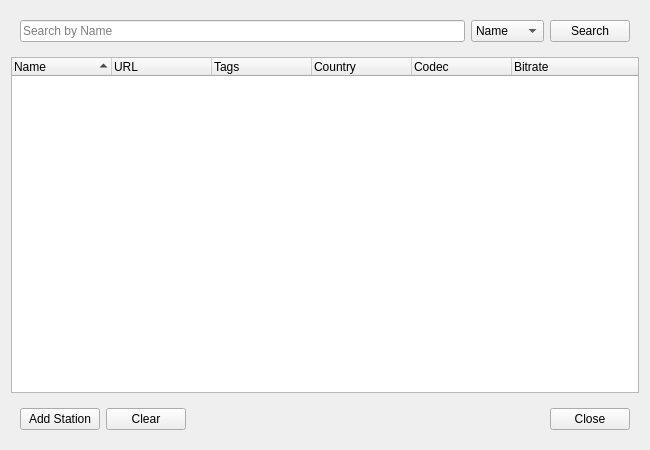
<?xml version="1.0" encoding="UTF-8"?>
<ui version="4.0">
 <class>Form</class>
 <widget class="QWidget" name="Form">
  <property name="geometry">
   <rect>
    <x>0</x>
    <y>0</y>
    <width>650</width>
    <height>450</height>
   </rect>
  </property>
  <property name="sizePolicy">
   <sizepolicy hsizetype="MinimumExpanding" vsizetype="MinimumExpanding">
    <horstretch>0</horstretch>
    <verstretch>0</verstretch>
   </sizepolicy>
  </property>
  <property name="minimumSize">
   <size>
    <width>650</width>
    <height>450</height>
   </size>
  </property>
  <property name="maximumSize">
   <size>
    <width>650</width>
    <height>450</height>
   </size>
  </property>
  <property name="mouseTracking">
   <bool>true</bool>
  </property>
  <property name="windowTitle">
   <string>Form</string>
  </property>
  <layout class="QVBoxLayout" name="verticalLayout">
   <item>
    <widget class="QWidget" name="widget" native="true">
     <layout class="QHBoxLayout" name="horizontalLayout_2">
      <item>
       <widget class="QLineEdit" name="txtSearch">
        <property name="placeholderText">
         <string>Search by Name</string>
        </property>
       </widget>
      </item>
      <item>
       <widget class="QComboBox" name="comboSearchOption">
        <item>
         <property name="text">
          <string>Name</string>
         </property>
        </item>
        <item>
         <property name="text">
          <string>Tag</string>
         </property>
        </item>
        <item>
         <property name="text">
          <string>Country</string>
         </property>
        </item>
       </widget>
      </item>
      <item>
       <widget class="QPushButton" name="btnSearch">
        <property name="text">
         <string>Search</string>
        </property>
       </widget>
      </item>
     </layout>
    </widget>
   </item>
   <item>
    <widget class="QTreeWidget" name="treeStationSearchResult">
     <property name="sizePolicy">
      <sizepolicy hsizetype="Expanding" vsizetype="Expanding">
       <horstretch>100</horstretch>
       <verstretch>100</verstretch>
      </sizepolicy>
     </property>
     <property name="frameShadow">
      <enum>QFrame::Plain</enum>
     </property>
     <property name="sortingEnabled">
      <bool>true</bool>
     </property>
     <column>
      <property name="text">
       <string>Name</string>
      </property>
     </column>
     <column>
      <property name="text">
       <string>URL</string>
      </property>
     </column>
     <column>
      <property name="text">
       <string>Tags</string>
      </property>
     </column>
     <column>
      <property name="text">
       <string>Country</string>
      </property>
     </column>
     <column>
      <property name="text">
       <string>Codec</string>
      </property>
     </column>
     <column>
      <property name="text">
       <string>Bitrate</string>
      </property>
     </column>
    </widget>
   </item>
   <item>
    <widget class="QWidget" name="widget_2" native="true">
     <layout class="QHBoxLayout" name="horizontalLayout_3">
      <item>
       <widget class="QPushButton" name="btnAddStation">
        <property name="text">
         <string>Add Station</string>
        </property>
       </widget>
      </item>
      <item>
       <widget class="QPushButton" name="btnClearSearch">
        <property name="text">
         <string>Clear</string>
        </property>
       </widget>
      </item>
      <item>
       <spacer name="horizontalSpacer">
        <property name="orientation">
         <enum>Qt::Horizontal</enum>
        </property>
        <property name="sizeHint" stdset="0">
         <size>
          <width>40</width>
          <height>20</height>
         </size>
        </property>
       </spacer>
      </item>
      <item>
       <widget class="QPushButton" name="btnCloseSearch">
        <property name="text">
         <string>Close</string>
        </property>
       </widget>
      </item>
     </layout>
    </widget>
   </item>
  </layout>
 </widget>
 <resources/>
 <connections/>
</ui>
